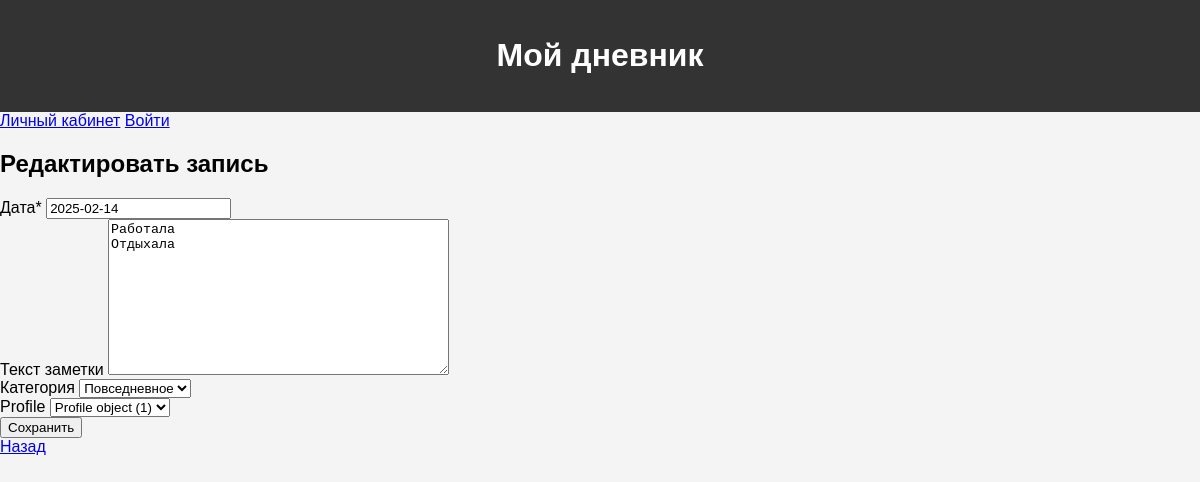
The page /notes/10/edit (signed in) on the database its author committed.
### core/models.py (models this page shows, shortened)
class Note(models.Model):
    date = models.DateField(verbose_name='Дата')
    text = models.TextField(verbose_name='Текст заметки', blank=True, null=True)
    category = models.ForeignKey(NoteCategory, blank=True, null=True, on_delete=models.SET_NULL,
                                 verbose_name='Категория')
    profile = models.ForeignKey(Profile, on_delete=models.CASCADE, related_name='profile_notes', blank=True, null=True)
    class Meta:
        verbose_name = 'Заметка'
        verbose_name_plural = 'Заметки'

### core/views.py (the view)
# urls.py: path('notes/<int:note_id>/edit', views.note_edit, name='note_edit'),
@login_required
def note_edit(request, note_id):
    note = get_object_or_404(Note, id=note_id)
    if not Note.objects.filter(profile=request.user.profile, id=note_id).exists():
        raise Http404
    note_form = NoteAddModelForm(instance=note)
    if request.method == 'POST':
        note_form = NoteAddModelForm(request.POST, request.FILES, instance=note)
        if note_form.is_valid():
            note_form.save()
            return redirect('profiles_home')
    return render(request, 'note_edit.html', {'note_form': note_form})

### core/forms.py
class NoteAddModelForm(forms.ModelForm):
    class Meta:
        model = Note
        fields = '__all__'

### core/models.py (called while the page is built)
    def __str__(self):
        return self.title

### templates/note_edit.html (shortened to what this page needs)
{% extends 'base.html' %}
{% load crispy_forms_tags %}
{% block content %}
<div class="row mt-4">
    <div class="col-sm-5">
        <h2>Редактировать запись</h2>
        <form enctype="multipart/form-data" method="post" action="{% url 'note_edit' note_form.instance.id %}">
            {{ note_form|crispy }}
            <button type="submit" class="btn btn-primary">Сохранить</button>
        </form>
        <a href="/">Назад</a>
    </div>
</div>
{% endblock %}

### templates/base.html (style rules this page uses)
body { font-family: sans-serif; margin: 0; padding: 0; background-color: #f4f4f4; }

### rows shown on the page
Note: date "2025-02-14", text "Работала Отдыхала", category "Повседневное", profile "Profile object (1)"
